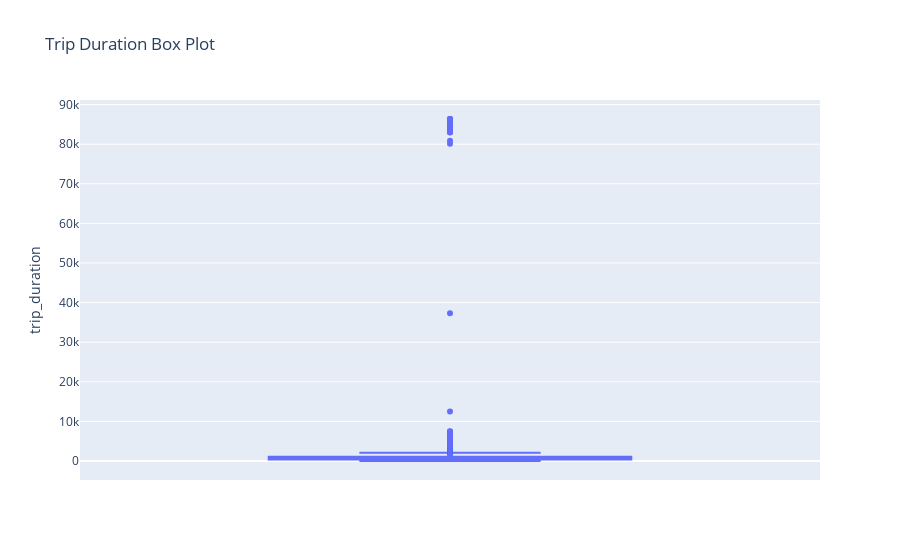

The cell this chart's notebook holds for it:
### Markdown cell above
As further optimization, let's look at where the outliers are in this data and hopefully remove them altogether.

### Code cell
# Assuming your 'df' DataFrame has a 'trip_duration' column
Q1 = df['trip_duration'].quantile(0.25)
Q3 = df['trip_duration'].quantile(0.75)
IQR = Q3 - Q1

# Defining the outlier range
lower_bound = Q1 - 1.5 * IQR
upper_bound = Q3 + 1.5 * IQR

# Filter the outliers
outliers = df[(df['trip_duration'] < lower_bound) | (df['trip_duration'] > upper_bound)]

# Visualize the box plot with Plotly Express
fig = px.box(df, y='trip_duration', title='Trip Duration Box Plot')
fig.show()

# Print outliers
outliers.head()

### Figure 1 — Plotly figure (JSON) as saved in the notebook; plotly's stock layout.template omitted (floating-point values rounded to 4 significant figures; data arrays with more than 128 entries replaced by an {"elided": "..."} marker saying what was removed)
{"data": [{"alignmentgroup": "True", "hovertemplate": "trip_duration=%{y}<extra></extra>", "legendgroup": "", "marker": {"color": "#636efa"}, "name": "", "notched": false, "offsetgroup": "", "orientation": "v", "showlegend": false, "type": "box", "x0": " ", "xaxis": "x", "y": {"elided": "30000 int values"}, "y0": " ", "yaxis": "y"}], "layout": {"boxmode": "group", "legend": {"tracegroupgap": 0}, "title": {"text": "Trip Duration Box Plot"}, "xaxis": {"anchor": "y", "domain": [0, 1]}, "yaxis": {"anchor": "x", "domain": [0, 1], "title": {"text": "trip_duration"}}}}
